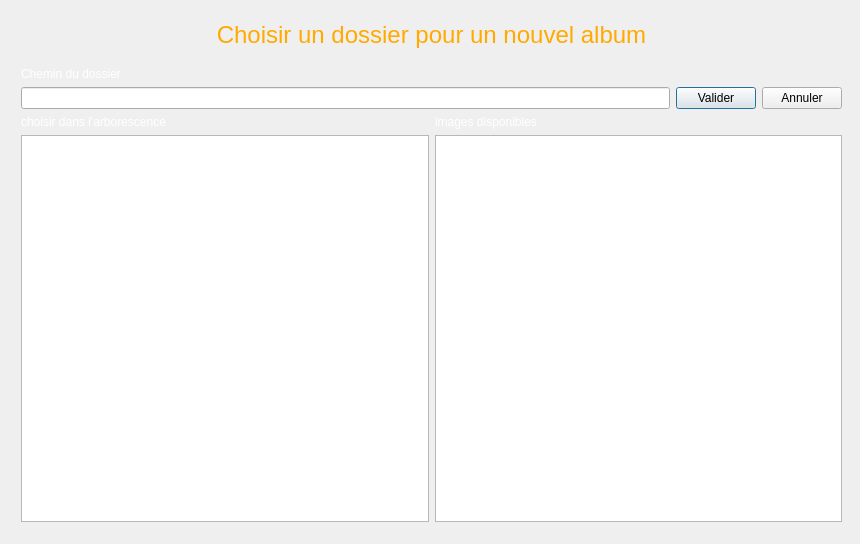
<?xml version="1.0" encoding="UTF-8"?>
<ui version="4.0">
 <class>folderSelector</class>
 <widget class="QDialog" name="folderSelector">
  <property name="geometry">
   <rect>
    <x>0</x>
    <y>0</y>
    <width>860</width>
    <height>544</height>
   </rect>
  </property>
  <property name="windowTitle">
   <string>HomeWindow</string>
  </property>
  <property name="autoFillBackground">
   <bool>false</bool>
  </property>
  <layout class="QVBoxLayout" name="verticalLayout_5">
   <item>
    <widget class="QWidget" name="centralwidget" native="true">
     <widget class="QWidget" name="layoutWidget">
      <property name="geometry">
       <rect>
        <x>10</x>
        <y>10</y>
        <width>821</width>
        <height>501</height>
       </rect>
      </property>
      <layout class="QVBoxLayout" name="verticalLayout_4">
       <item>
        <widget class="QLabel" name="welcome_label">
         <property name="sizePolicy">
          <sizepolicy hsizetype="Preferred" vsizetype="Preferred">
           <horstretch>0</horstretch>
           <verstretch>0</verstretch>
          </sizepolicy>
         </property>
         <property name="minimumSize">
          <size>
           <width>0</width>
           <height>40</height>
          </size>
         </property>
         <property name="font">
          <font>
           <pointsize>18</pointsize>
          </font>
         </property>
         <property name="styleSheet">
          <string notr="true">color: rgb(255, 170, 0);</string>
         </property>
         <property name="text">
          <string>Choisir un dossier pour un nouvel album</string>
         </property>
         <property name="textFormat">
          <enum>Qt::PlainText</enum>
         </property>
         <property name="alignment">
          <set>Qt::AlignHCenter|Qt::AlignTop</set>
         </property>
        </widget>
       </item>
       <item>
        <widget class="QLabel" name="label">
         <property name="styleSheet">
          <string notr="true">color: rgb(255, 255, 255);</string>
         </property>
         <property name="text">
          <string>Chemin du dossier</string>
         </property>
        </widget>
       </item>
       <item>
        <layout class="QHBoxLayout" name="horizontalLayout_2">
         <item>
          <widget class="QLineEdit" name="Path"/>
         </item>
         <item>
          <widget class="QPushButton" name="validate_folder_button">
           <property name="text">
            <string>Valider</string>
           </property>
          </widget>
         </item>
         <item>
          <widget class="QPushButton" name="cancel_button">
           <property name="text">
            <string>Annuler</string>
           </property>
          </widget>
         </item>
        </layout>
       </item>
       <item>
        <layout class="QHBoxLayout" name="horizontalLayout">
         <item>
          <layout class="QVBoxLayout" name="verticalLayout">
           <item>
            <widget class="QLabel" name="label_2">
             <property name="styleSheet">
              <string notr="true">color: rgb(255, 255, 255);</string>
             </property>
             <property name="text">
              <string>choisir dans l'arborescence </string>
             </property>
            </widget>
           </item>
           <item>
            <widget class="QTreeView" name="treeViewrecent"/>
           </item>
          </layout>
         </item>
         <item>
          <layout class="QVBoxLayout" name="verticalLayout_3">
           <item>
            <widget class="QLabel" name="label_3">
             <property name="styleSheet">
              <string notr="true">color: rgb(255, 255, 255);</string>
             </property>
             <property name="text">
              <string>images disponibles</string>
             </property>
            </widget>
           </item>
           <item>
            <widget class="QTreeView" name="elementlistView"/>
           </item>
          </layout>
         </item>
        </layout>
       </item>
      </layout>
     </widget>
    </widget>
   </item>
  </layout>
 </widget>
 <resources/>
 <connections>
  <connection>
   <sender>cancel_button</sender>
   <signal>clicked()</signal>
   <receiver>folderSelector</receiver>
   <slot>reject()</slot>
   <hints>
    <hint type="sourcelabel">
     <x>816</x>
     <y>113</y>
    </hint>
    <hint type="destinationlabel">
     <x>892</x>
     <y>118</y>
    </hint>
   </hints>
  </connection>
 </connections>
</ui>
